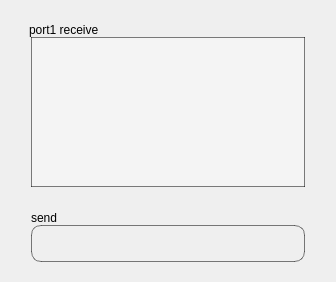
            <widget class="QWidget" name="page_3">
             <layout class="QVBoxLayout" name="verticalLayout" stretch="1,4,1,1">
              <property name="spacing">
               <number>0</number>
              </property>
              <property name="leftMargin">
               <number>0</number>
              </property>
              <property name="topMargin">
               <number>0</number>
              </property>
              <property name="rightMargin">
               <number>0</number>
              </property>
              <property name="bottomMargin">
               <number>20</number>
              </property>
              <item>
               <layout class="QHBoxLayout" name="horizontalLayout_7" stretch="1,2,8">
                <property name="spacing">
                 <number>0</number>
                </property>
                <property name="leftMargin">
                 <number>0</number>
                </property>
                <property name="rightMargin">
                 <number>0</number>
                </property>
                <item>
                 <spacer name="horizontalSpacer_15">
                  <property name="orientation">
                   <enum>Qt::Horizontal</enum>
                  </property>
                  <property name="sizeHint" stdset="0">
                   <size>
                    <width>40</width>
                    <height>20</height>
                   </size>
                  </property>
                 </spacer>
                </item>
                <item>
                 <widget class="QLabel" name="label_2">
                  <property name="sizePolicy">
                   <sizepolicy hsizetype="Minimum" vsizetype="Minimum">
                    <horstretch>0</horstretch>
                    <verstretch>0</verstretch>
                   </sizepolicy>
                  </property>
                  <property name="minimumSize">
                   <size>
                    <width>0</width>
                    <height>0</height>
                   </size>
                  </property>
                  <property name="focusPolicy">
                   <enum>Qt::WheelFocus</enum>
                  </property>
                  <property name="text">
                   <string>port1 receive </string>
                  </property>
                  <property name="alignment">
                   <set>Qt::AlignBottom|Qt::AlignLeading|Qt::AlignLeft</set>
                  </property>
                 </widget>
                </item>
                <item>
                 <spacer name="horizontalSpacer_9">
                  <property name="orientation">
                   <enum>Qt::Horizontal</enum>
                  </property>
                  <property name="sizeHint" stdset="0">
                   <size>
                    <width>40</width>
                    <height>20</height>
                   </size>
                  </property>
                 </spacer>
                </item>
               </layout>
              </item>
              <item>
               <layout class="QHBoxLayout" name="horizontalLayout_8" stretch="1,9,1">
                <property name="spacing">
                 <number>0</number>
                </property>
                <item>
                 <spacer name="horizontalSpacer_16">
                  <property name="orientation">
                   <enum>Qt::Horizontal</enum>
                  </property>
                  <property name="sizeHint" stdset="0">
                   <size>
                    <width>40</width>
                    <height>20</height>
                   </size>
                  </property>
                 </spacer>
                </item>
                <item>
                 <widget class="QPlainTextEdit" name="recvEdit">
                  <property name="focusPolicy">
                   <enum>Qt::WheelFocus</enum>
                  </property>
                  <property name="styleSheet">
                   <string notr="true">border-width:  1px;  /*边框宽度为4像素*/
 border-color: rgba(0, 0, 0,130);/*边框颜色*/
 background-color:rgba(255, 255, 255, 80);
 border-style: outset; /*边框样式*/


</string>
                  </property>
                  <property name="readOnly">
                   <bool>true</bool>
                  </property>
                 </widget>
                </item>
                <item>
                 <spacer name="horizontalSpacer_17">
                  <property name="orientation">
                   <enum>Qt::Horizontal</enum>
                  </property>
                  <property name="sizeHint" stdset="0">
                   <size>
                    <width>40</width>
                    <height>20</height>
                   </size>
                  </property>
                 </spacer>
                </item>
               </layout>
              </item>
              <item>
               <layout class="QHBoxLayout" name="horizontalLayout_5" stretch="1,2,8">
                <property name="spacing">
                 <number>0</number>
                </property>
                <property name="rightMargin">
                 <number>0</number>
                </property>
                <item>
                 <spacer name="horizontalSpacer_12">
                  <property name="orientation">
                   <enum>Qt::Horizontal</enum>
                  </property>
                  <property name="sizeHint" stdset="0">
                   <size>
                    <width>40</width>
                    <height>20</height>
                   </size>
                  </property>
                 </spacer>
                </item>
                <item>
                 <widget class="QLabel" name="label">
                  <property name="sizePolicy">
                   <sizepolicy hsizetype="Minimum" vsizetype="Minimum">
                    <horstretch>0</horstretch>
                    <verstretch>0</verstretch>
                   </sizepolicy>
                  </property>
                  <property name="minimumSize">
                   <size>
                    <width>0</width>
                    <height>0</height>
                   </size>
                  </property>
                  <property name="maximumSize">
                   <size>
                    <width>16777215</width>
                    <height>16777215</height>
                   </size>
                  </property>
                  <property name="focusPolicy">
                   <enum>Qt::WheelFocus</enum>
                  </property>
                  <property name="text">
                   <string>send </string>
                  </property>
                  <property name="alignment">
                   <set>Qt::AlignBottom|Qt::AlignLeading|Qt::AlignLeft</set>
                  </property>
                 </widget>
                </item>
                <item>
                 <spacer name="horizontalSpacer_2">
                  <property name="orientation">
                   <enum>Qt::Horizontal</enum>
                  </property>
                  <property name="sizeHint" stdset="0">
                   <size>
                    <width>40</width>
                    <height>20</height>
                   </size>
                  </property>
                 </spacer>
                </item>
               </layout>
              </item>
              <item>
               <layout class="QHBoxLayout" name="horizontalLayout_6" stretch="1,9,1">
                <property name="spacing">
                 <number>0</number>
                </property>
                <item>
                 <spacer name="horizontalSpacer_14">
                  <property name="orientation">
                   <enum>Qt::Horizontal</enum>
                  </property>
                  <property name="sizeHint" stdset="0">
                   <size>
                    <width>40</width>
                    <height>20</height>
                   </size>
                  </property>
                 </spacer>
                </item>
                <item>
                 <widget class="QLineEdit" name="SendEdit">
                  <property name="sizePolicy">
                   <sizepolicy hsizetype="Minimum" vsizetype="Minimum">
                    <horstretch>0</horstretch>
                    <verstretch>0</verstretch>
                   </sizepolicy>
                  </property>
                  <property name="styleSheet">
                   <string notr="true">  border-style: outset; /*边框样式*/
     border-width:  1px;  /*边框宽度为4像素*/
     border-radius: 10px; /*边框圆角半径*/
     border-color: rgba(0, 0, 0,130);/*边框颜色*/
background-color:transparent;
     padding: 6px; /*填衬*/
	outline: none; /*去掉按钮的虚线框*/</string>
                  </property>
                 </widget>
                </item>
                <item>
                 <spacer name="horizontalSpacer_13">
                  <property name="orientation">
                   <enum>Qt::Horizontal</enum>
                  </property>
                  <property name="sizeHint" stdset="0">
                   <size>
                    <width>40</width>
                    <height>20</height>
                   </size>
                  </property>
                 </spacer>
                </item>
               </layout>
              </item>
             </layout>
            </widget>
